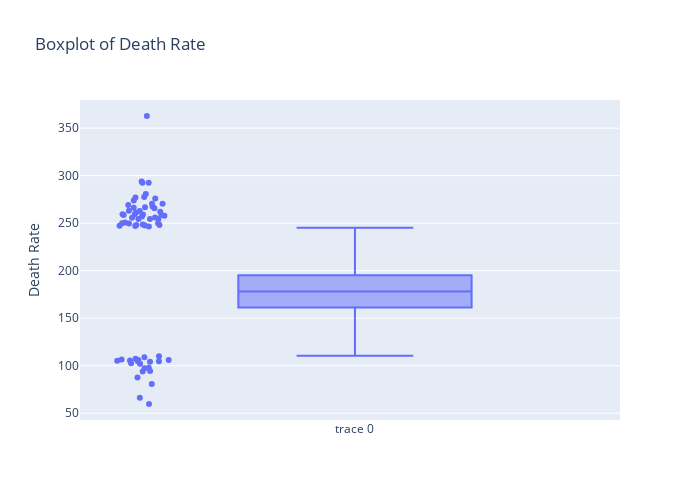

The notebook cell this image was saved under:
### Markdown cell above
<h1>4. Identifying the Outliers </h1>

### Code cell
from plotly import graph_objects as go
fig = go.Figure(data=[go.Box(y=data["TARGET_deathRate"],boxpoints='outliers',jitter=0.3,pointpos = -1.8)])
fig.update_layout(
    title='Boxplot of Death Rate',
    yaxis_title='Death Rate',
    width=700,
    height=500
)
fig.show()

### Figure 1 — Plotly figure (JSON) as saved in the notebook; plotly's stock layout.template omitted (floating-point values rounded to 4 significant figures; data arrays with more than 128 entries replaced by an {"elided": "..."} marker saying what was removed)
{"data": [{"boxpoints": "outliers", "jitter": 0.3, "pointpos": -1.8, "type": "box", "y": {"elided": "3047 float values"}}], "layout": {"height": 500, "title": {"text": "Boxplot of Death Rate"}, "width": 700, "yaxis": {"title": {"text": "Death Rate"}}}}
